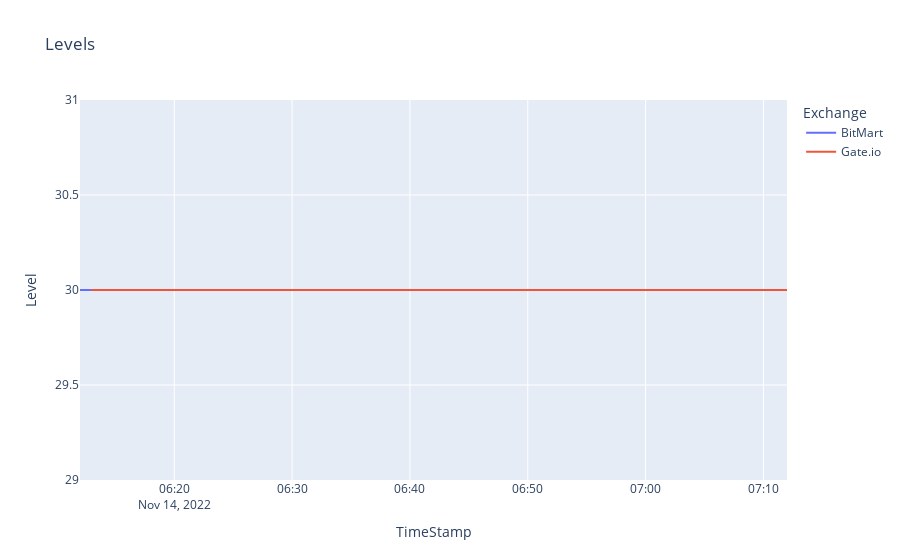

The code cell stored with this chart in its notebook:
### Markdown cell above
<br>

### Code cell
fig=px.line(spread_data[spread_data.Ticker == 'BNB/USDT'], x='TimeStamp', y='Level', color="Exchange",title='Levels')
fig.show()

### Figure 1 — Plotly figure (JSON) as saved in the notebook; plotly's stock layout.template omitted (floating-point values rounded to 4 significant figures; data arrays with more than 128 entries replaced by an {"elided": "..."} marker saying what was removed)
{"data": [{"hovertemplate": "Exchange=BitMart<br>TimeStamp=%{x}<br>Level=%{y}<extra></extra>", "legendgroup": "BitMart", "line": {"color": "#636efa", "dash": "solid"}, "marker": {"symbol": "circle"}, "mode": "lines", "name": "BitMart", "showlegend": true, "type": "scattergl", "x": {"elided": "2940 str values"}, "xaxis": "x", "y": {"elided": "2940 int values"}, "yaxis": "y"}, {"hovertemplate": "Exchange=Gate.io<br>TimeStamp=%{x}<br>Level=%{y}<extra></extra>", "legendgroup": "Gate.io", "line": {"color": "#EF553B", "dash": "solid"}, "marker": {"symbol": "circle"}, "mode": "lines", "name": "Gate.io", "showlegend": true, "type": "scattergl", "x": {"elided": "2940 str values"}, "xaxis": "x", "y": {"elided": "2940 int values"}, "yaxis": "y"}], "layout": {"legend": {"title": {"text": "Exchange"}, "tracegroupgap": 0}, "title": {"text": "Levels"}, "xaxis": {"anchor": "y", "domain": [0, 1], "title": {"text": "TimeStamp"}}, "yaxis": {"anchor": "x", "domain": [0, 1], "title": {"text": "Level"}}}}
